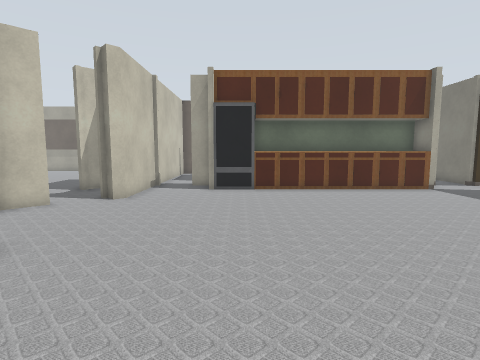
view 1 (above)

18 first-person views from a walk through a Gazebo world. The camera is 0.94 m above the floor, tilts 6° down and sees 80° across. Floor lines are 1 m apart. The floor is counted in squares, 0.5 m on a side. Each view is taken from the middle of a square. On the plan, view 1 faces up. The plan holds only what a view shows up to about 16 squares ahead; the rest is blank. The place goes on beyond the plan. Some surface patterns are stand-ins.

view 2
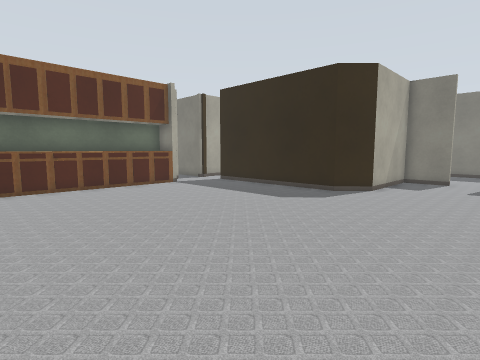

view 3
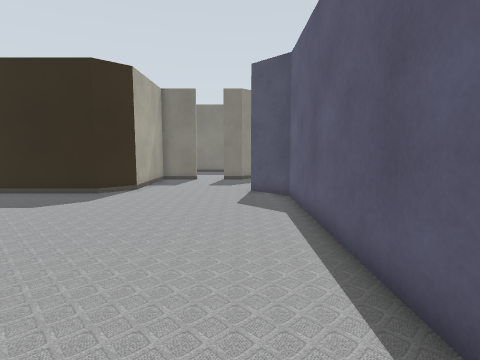

view 4
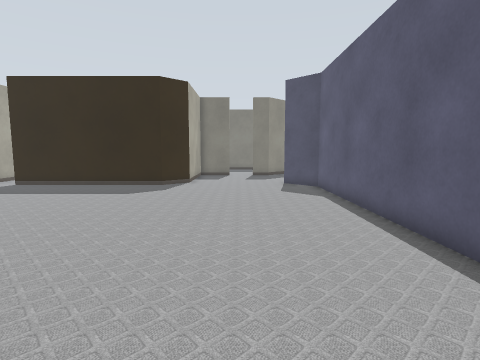

view 5
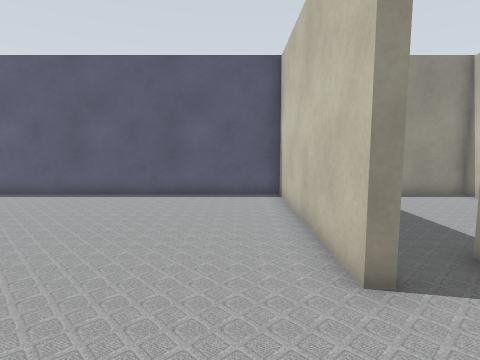

view 6
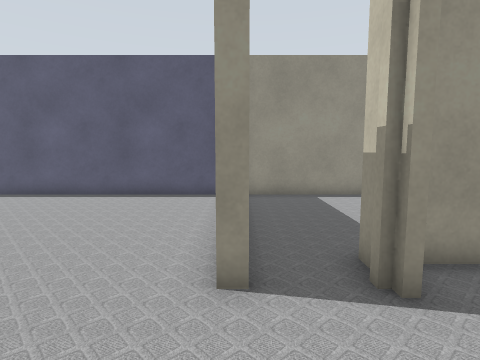

view 7
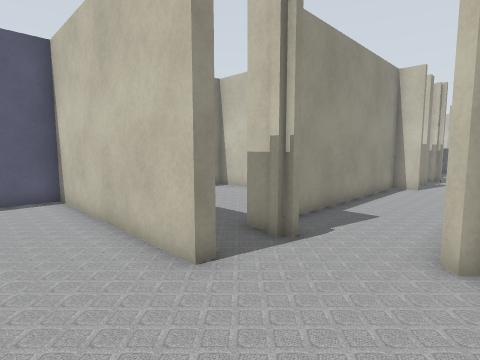

view 8
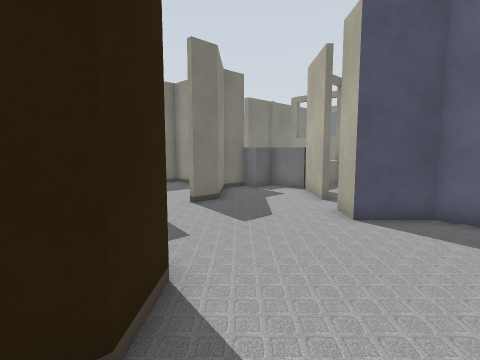

view 9
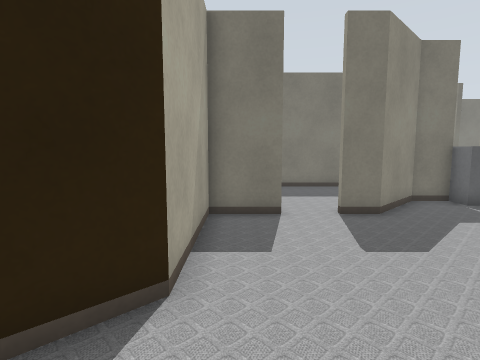

view 10
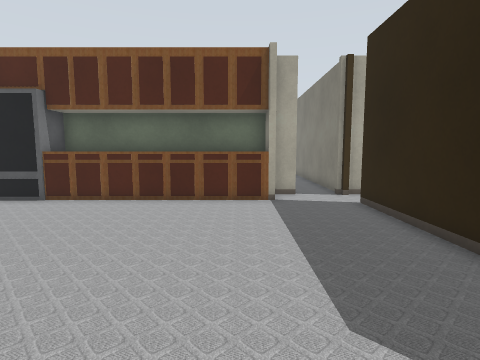

view 11
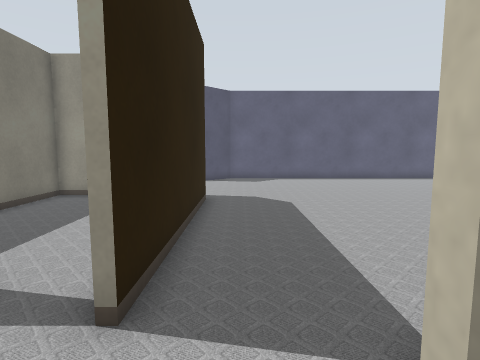

view 12
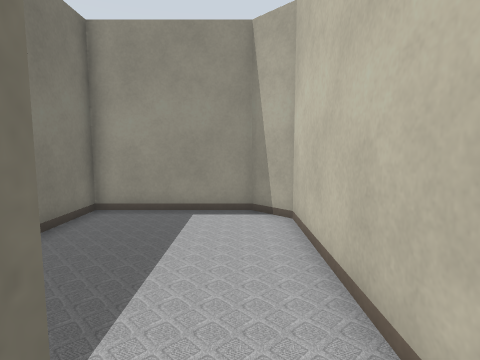

view 13
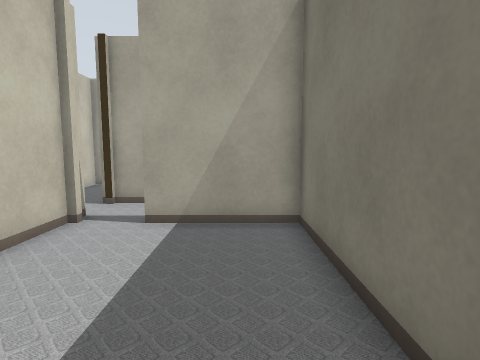

view 14
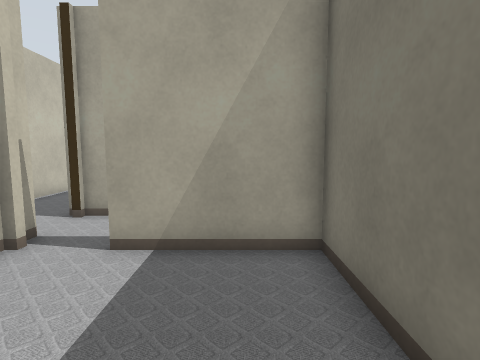

view 15
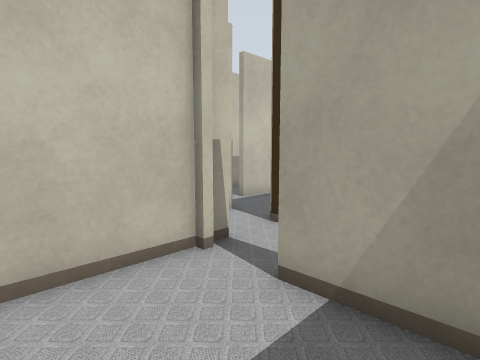

view 16
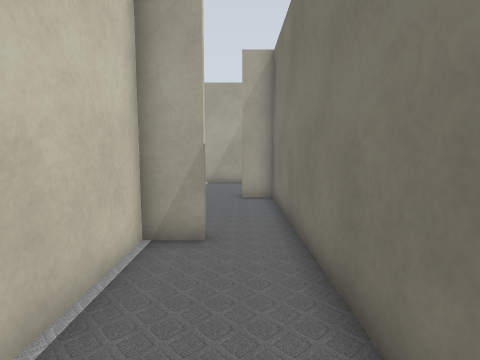

view 17
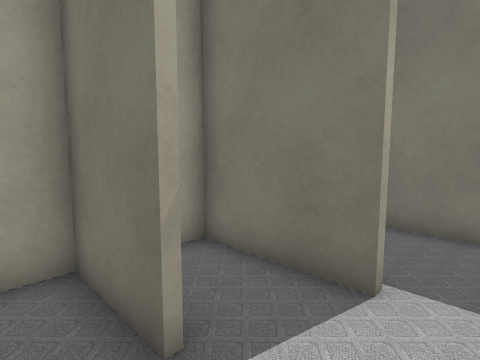

view 18
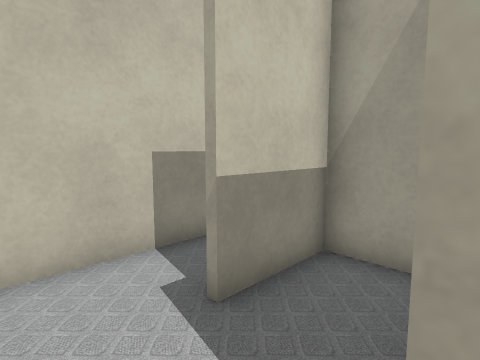

### Floor plan
Ten units are one square. View 1 is at (0, 0); x grows to the right and y downward. Boxes are objects, and circles mark ways between rooms. Rooms are numbered by the first view taken in them; rooms with no view inside come last. Other rooms are left out.
<svg viewBox="-206 -220 416 280">
<path fill="none" stroke="#000" d="M94 -136 -15 -136M-47 -53 -47 30 116 30 132 15 142 25M91 -140 8 -140M105 -151 95 -151M-16 -151 -26 -151M154 38 170 55M183 -18 183 -39 135 -39 123 -52 123 -131M-45 -151 -45 -111 -48 -108M204 45 204 32 183 10 183 -1M-71 -50 -71 -41M-65 -97 -75 -87 -72 -84 -75 -81M-51 -53 -47 -53M-172 -56 -172 -44 -80 -44M-48 -108 -52 -111M-201 -53 -194 -53M104 -208 90 -208 90 -172M123 -155 123 -215M136 -151 125 -151M126 -131 126 -126M126 -122 126 -53 136 -42 185 -42 185 -122 145 -122M62 -181 62 -208 52 -208M41 -199 41 -162M-125 9 -125 30 -54 30M87 -171 87 -208 64 -208 64 -181"/>
<rect x="195" y="45" width="10" height="10" fill="#bbb"><title>grey box</title></rect>
<circle cx="-50" cy="-80" r="3" fill="#2a7"/>
<circle cx="110" cy="-150" r="3" fill="#2a7"/>
<circle cx="125" cy="-140" r="3" fill="#2a7"/>
<circle cx="-60" cy="-45" r="3" fill="#2a7"/>
<circle cx="90" cy="-165" r="3" fill="#2a7"/>
<circle cx="140" cy="-120" r="3" fill="#2a7"/>
<circle cx="60" cy="-170" r="3" fill="#2a7"/>
<text x="50" y="-50">1</text>
<text x="-110" y="-70">2</text>
<text x="100" y="-180">3</text>
<text x="160" y="-140">4</text>
<text x="160" y="-80">5</text>
<text x="50" y="-180">6</text>
<text x="-90" y="-10">7</text>
<text x="70" y="-180">8</text>
</svg>
Room 1 opens to room 2. Room 1 opens to room 3. Room 1 opens to room 4. Room 2 opens to room 7. Room 3 opens to room 8. Room 4 opens to room 5. Room 6 opens to room 8.

Where each view was taken, in squares from view 1:
view 1: 0 up, 0 right, facing up
view 2: 1 down, 0 right, facing up-right
view 3: 1 down, 0 right, facing right
view 4: 1 up, 3 left, facing right
view 5: 9 up, 3 left, facing down
view 6: 9 up, 5 left, facing down
view 7: 9 up, 2 left, facing down-left
view 8: 6 up, 10 right, facing down-right
view 9: 3 up, 10 right, facing right
view 10: 3 up, 8 right, facing up
view 11: 16 up, 11 right, facing down
view 12: 13 up, 14 right, facing down
view 13: 5 up, 17 right, facing up
view 14: 7 up, 17 right, facing up
view 15: 9 up, 17 right, facing up-left
view 16: 15 up, 11 right, facing up
view 17: 16 up, 5 right, facing up-right
view 18: 16 up, 9 right, facing up-left
